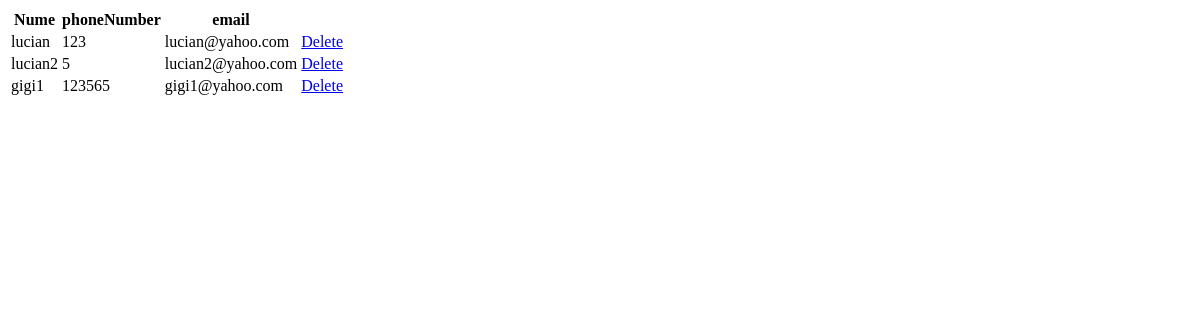
Before: /main/persons/ with the older database file.
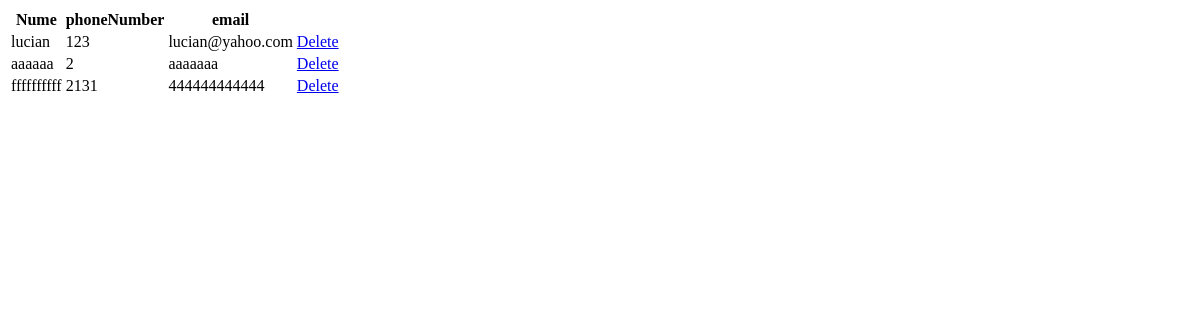
After: the same page with the newer database file.
### main/models.py (models this page shows, shortened)
class Person(models.Model):
    id = models.AutoField(primary_key=True)
    nume = models.CharField(max_length=50)
    phonenumber = models.IntegerField()
    mail = models.CharField(max_length=50)
    class Meta:
        db_table = "personmodel"

### main/views.py (the view)
# urls.py: path('persons/', views.persons, name='persons'),
def persons(request):
    persons = Person.objects.all()
    return render(request, "main/persons.html", {'persons': persons})

### main/templates/main/persons.html (shortened to what this page needs)
<!DOCTYPE html>
<html lang="en">
<head>
</head>
<body>
<table>
    <th>Nume</th>
    <th>phoneNumber</th>
    <th>email</th>
    {% for person in persons %}
    <tr><td>{{person.nume}}</td>
        <td>{{person.phonenumber}}</td>
        <td>{{person.mail}}</td>
        <td><a href="deleteperson/{{person.id}}">Delete</a></td></tr>
    {% endfor %}
</table>
</body>
</html>

Changed rows visible on the page:
removed Person: nume "lucian2", phonenumber "5", mail "lucian2@yahoo.com"
removed Person: nume "gigi1", phonenumber "123565", mail "gigi1@yahoo.com"
added Person: nume "aaaaaa", phonenumber "2", mail "aaaaaaa"
added Person: nume "ffffffffff", phonenumber "2131", mail "444444444444"
